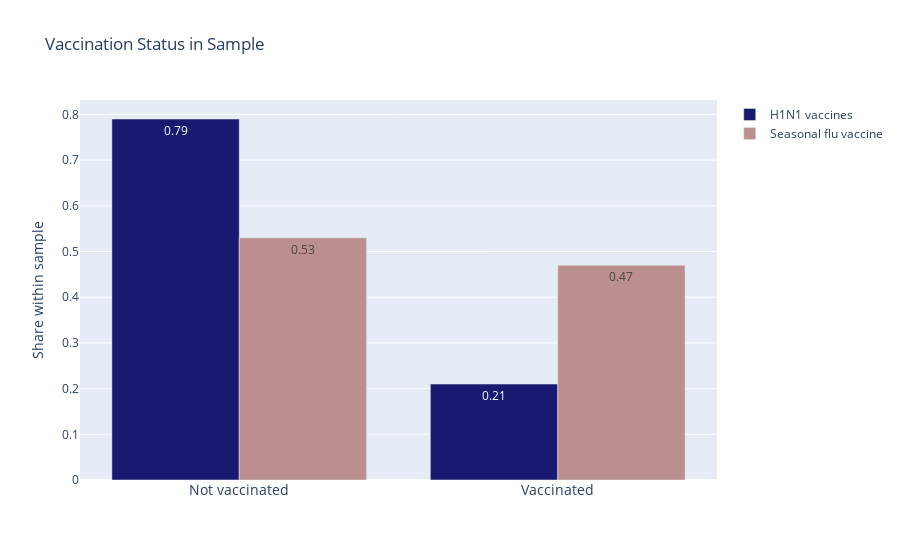

Source (notebook cell):
### Code cell
fig = go.Figure()
fig.add_trace(go.Bar(name="H1N1 vaccines", x=df_dist_h1n1.Vacc, y=df_dist_h1n1.counts, 
    marker_color='rgb(25,25,112)', text=df_dist_h1n1.counts,
            textposition='auto'))
fig.add_trace(go.Bar(name="Seasonal flu vaccine", x=df_dist_seas.Vacc, y=df_dist_seas.counts, 
    marker_color='rgb(188,143,143)', text=df_dist_seas.counts,
            textposition='auto'))


fig.layout = dict(title='Vaccination Status in Sample', 
    # This code removes the 3.0 from the plot (which was shown although value was dropped):
    #xaxis = dict(type="category", categoryorder='category ascending')
    )
fig.update_xaxes( 
    ticktext=["Not vaccinated", "Vaccinated"], 
    tickmode='array', tickvals = [0,1],
    tickangle=0,tickfont_size=14
    )
fig.update_yaxes(title='Share within sample')

fig.show()
fig.write_image("../images/distribution_target.png", height=400, width=800)

### Figure 1 — Plotly figure (JSON) as saved in the notebook; plotly's stock layout.template omitted (floating-point values rounded to 4 significant figures)
{"data": [{"marker": {"color": "rgb(25,25,112)"}, "name": "H1N1 vaccines", "text": [0.79, 0.21], "textposition": "auto", "type": "bar", "x": [0, 1], "y": [0.79, 0.21]}, {"marker": {"color": "rgb(188,143,143)"}, "name": "Seasonal flu vaccine", "text": [0.53, 0.47], "textposition": "auto", "type": "bar", "x": [0, 1], "y": [0.53, 0.47]}], "layout": {"title": {"text": "Vaccination Status in Sample"}, "xaxis": {"tickangle": 0, "tickfont": {"size": 14}, "tickmode": "array", "ticktext": ["Not vaccinated", "Vaccinated"], "tickvals": [0, 1]}, "yaxis": {"title": {"text": "Share within sample"}}}}
